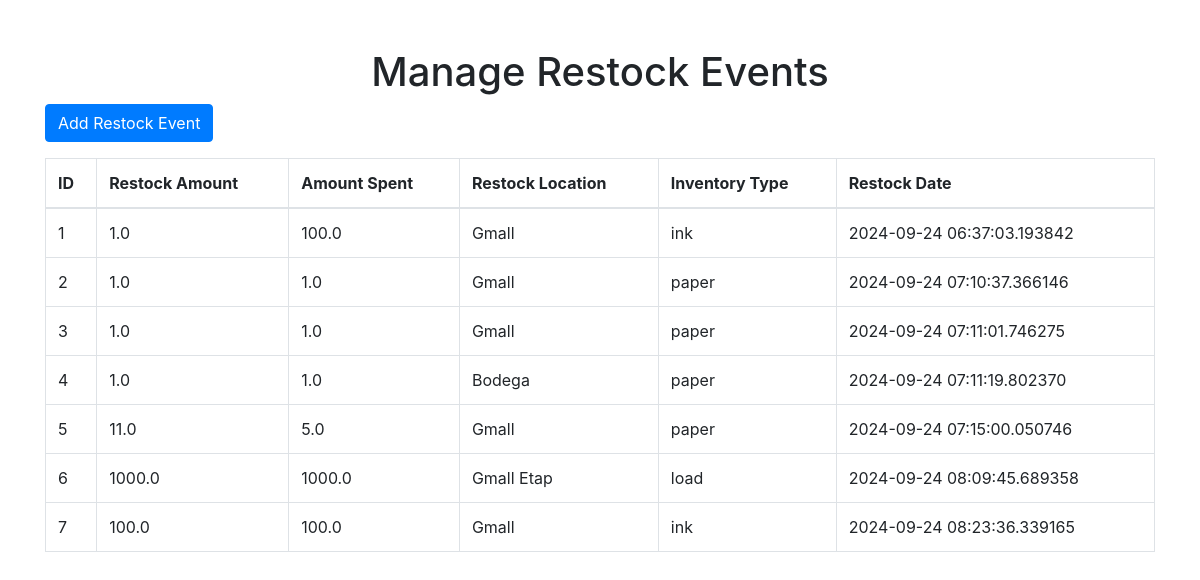
The page /manage_restock_events on the database as committed earlier.
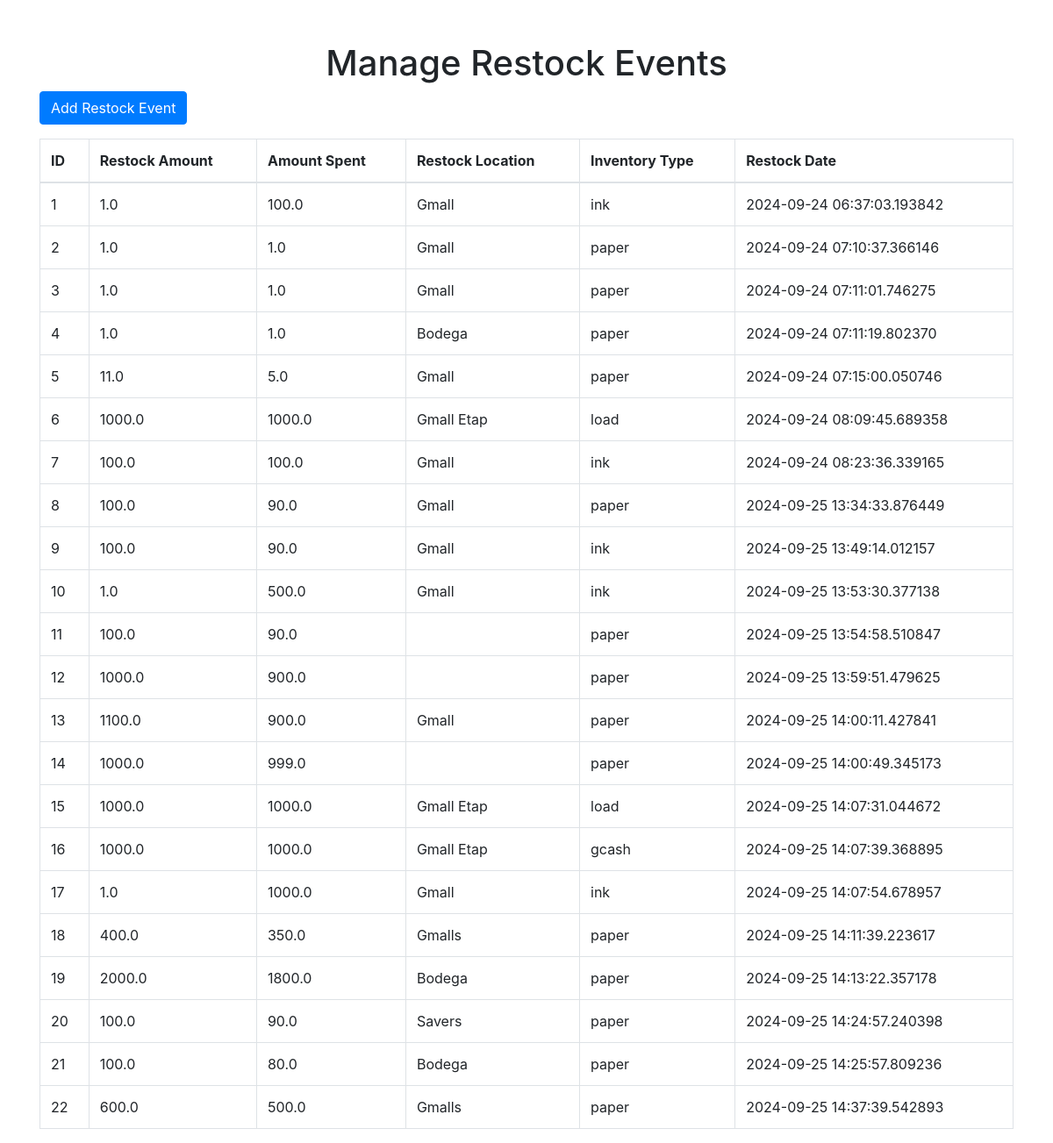
The same page on the database as committed later.
### app.py (models this page shows, shortened)
class Restock(db.Model):
    id = db.Column(db.Integer, primary_key=True)
    restock_amount = db.Column(db.Float, nullable=False)  # Amount of items restocked
    restock_date = db.Column(db.DateTime, nullable=False, default=db.func.current_timestamp())
    amount_spent = db.Column(db.Float, nullable=False)  # Total cost of the restock
    restock_location = db.Column(db.String(100), nullable=False)  # Where the items were restocked
    inventory_id = db.Column(db.Integer, db.ForeignKey('ink_inventory.id'), nullable=True)
    inventory_type = db.Column(db.String(20), nullable=False)  # 'ink' or 'paper'

### app.py (the view)
@app.route('/manage_restock_events')
def manage_restock_events():
    restock_events = Restock.query.all()
    ink_inventory = InkInventory.query.all()
    paper_inventory = PaperInventory.query.all()
    paper_types = PaperType.query.all()
    locations = Location.query.all()
    return render_template('manage_restock_events.html', restock_events=restock_events,ink_inventory=ink_inventory, paper_inventory=paper_inventory,
                           paper_types=paper_types, locations=locations)

### templates/manage_restock_events.html (shortened to what this page needs)
<!DOCTYPE html>
<html lang="en">
<head>
    <link rel="stylesheet" href="https://stackpath.bootstrapcdn.com/bootstrap/4.3.1/css/bootstrap.min.css">
</head>
<body>
    <div class="container mt-5">
        <h1 class="text-center">Manage Restock Events</h1>
        <button type="button" class="btn btn-primary mb-3" data-toggle="modal" data-target="#addRestockModal">Add Restock Event</button>
        <table class="table table-bordered">
            <thead>
                <tr>
                    <th>ID</th>
                    <th>Restock Amount</th>
                    <th>Amount Spent</th>
                    <th>Restock Location</th>
                    <th>Inventory Type</th>
                    <th>Restock Date</th>
                </tr>
            </thead>
            <tbody>
                {% for restock in restock_events %}
                <tr>
                    <td>{{ restock.id }}</td>
                    <td>{{ restock.restock_amount }}</td>
                    <td>{{ restock.amount_spent }}</td>
                    <td>{{ restock.restock_location }}</td>
                    <td>{{ restock.inventory_type }}</td>
                    <td>{{ restock.restock_date }}</td>
                </tr>
                {% endfor %}
            </tbody>
        </table>
    </div>
</body>
</html>

Rows that differ between the two databases and show on the page:
added Restock: id "8", restock_amount "100.0", amount_spent "90.0", restock_location "Gmall", inventory_type "paper", restock_date "2024-09-25 13:34:33.876449"
added Restock: id "9", restock_amount "100.0", amount_spent "90.0", restock_location "Gmall", inventory_type "ink", restock_date "2024-09-25 13:49:14.012157"
added Restock: id "10", restock_amount "1.0", amount_spent "500.0", restock_location "Gmall", inventory_type "ink", restock_date "2024-09-25 13:53:30.377138"
added Restock: id "11", restock_amount "100.0", amount_spent "90.0", inventory_type "paper", restock_date "2024-09-25 13:54:58.510847"
added Restock: id "12", restock_amount "1000.0", amount_spent "900.0", inventory_type "paper", restock_date "2024-09-25 13:59:51.479625"
added Restock: id "13", restock_amount "1100.0", amount_spent "900.0", restock_location "Gmall", inventory_type "paper", restock_date "2024-09-25 14:00:11.427841"
added Restock: id "14", restock_amount "1000.0", amount_spent "999.0", inventory_type "paper", restock_date "2024-09-25 14:00:49.345173"
added Restock: id "15", restock_amount "1000.0", amount_spent "1000.0", restock_location "Gmall Etap", inventory_type "load", restock_date "2024-09-25 14:07:31.044672"
added Restock: id "16", restock_amount "1000.0", amount_spent "1000.0", restock_location "Gmall Etap", inventory_type "gcash", restock_date "2024-09-25 14:07:39.368895"
added Restock: id "17", restock_amount "1.0", amount_spent "1000.0", restock_location "Gmall", inventory_type "ink", restock_date "2024-09-25 14:07:54.678957"
added Restock: id "18", restock_amount "400.0", amount_spent "350.0", restock_location "Gmalls", inventory_type "paper", restock_date "2024-09-25 14:11:39.223617"
added Restock: id "19", restock_amount "2000.0", amount_spent "1800.0", restock_location "Bodega", inventory_type "paper", restock_date "2024-09-25 14:13:22.357178"
added Restock: id "20", restock_amount "100.0", amount_spent "90.0", restock_location "Savers", inventory_type "paper", restock_date "2024-09-25 14:24:57.240398"
added Restock: id "21", restock_amount "100.0", amount_spent "80.0", restock_location "Bodega", inventory_type "paper", restock_date "2024-09-25 14:25:57.809236"
added Restock: id "22", restock_amount "600.0", amount_spent "500.0", restock_location "Gmalls", inventory_type "paper", restock_date "2024-09-25 14:37:39.542893"
